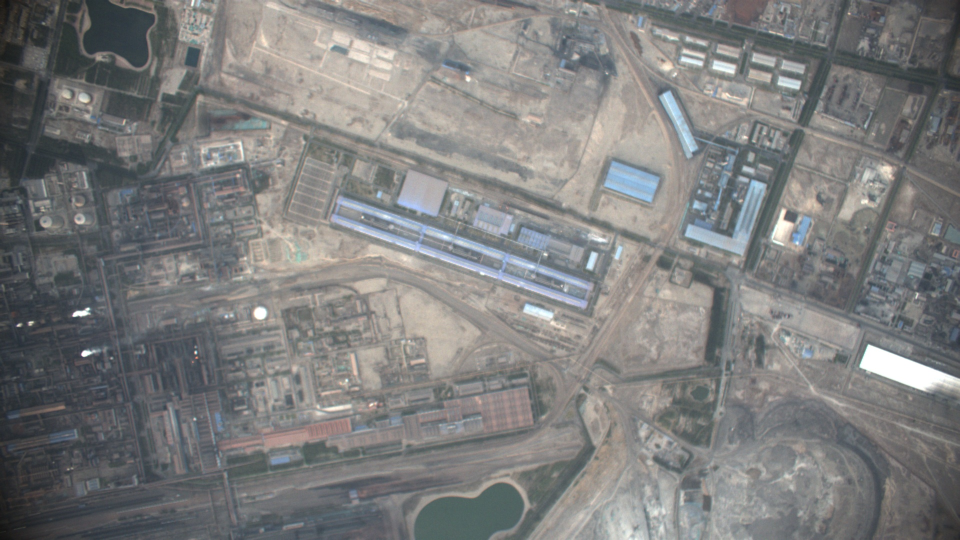
#> input picture Images/B.jpg, 1920 x 1080 px, found by its file name (shown at 1/2 size)
$ python align_transform.py   (older library calls are emulated)
#> lines starting #> are read from the running program, lines starting #| are printed output that depends on the picture
### img_dehaze.py
import cv2
import math
import numpy as np


def DarkChannel(im, sz):
    b, g, r = cv2.split(im)
    dc = cv2.min(cv2.min(r, g), b)
    kernel = cv2.getStructuringElement(cv2.MORPH_RECT, (sz, sz))
    dark = cv2.erode(dc, kernel)
    return dark


def AtmLight(im, dark):
    [h, w] = im.shape[:2]
    imsz = h * w
    numpx = int(max(math.floor(imsz / 1000), 1))
    darkvec = dark.reshape(imsz)
    imvec = im.reshape(imsz, 3)

    indices = darkvec.argsort()
    indices = indices[imsz - numpx : :]

    atmsum = np.zeros([1, 3])
    for ind in range(1, numpx):
        atmsum = atmsum + imvec[indices[ind]]

    A = atmsum / numpx
    return A


def TransmissionEstimate(im, A, sz):
    omega = 0.95
    im3 = np.empty(im.shape, im.dtype)

    for ind in range(0, 3):
        im3[:, :, ind] = im[:, :, ind] / A[0, ind]

    transmission = 1 - omega * DarkChannel(im3, sz)
    return transmission


def Guidedfilter(im, p, r, eps):
    mean_I = cv2.boxFilter(im, cv2.CV_64F, (r, r))
    mean_p = cv2.boxFilter(p, cv2.CV_64F, (r, r))
    mean_Ip = cv2.boxFilter(im * p, cv2.CV_64F, (r, r))
    cov_Ip = mean_Ip - mean_I * mean_p

    mean_II = cv2.boxFilter(im * im, cv2.CV_64F, (r, r))
    var_I = mean_II - mean_I * mean_I

    a = cov_Ip / (var_I + eps)
    b = mean_p - a * mean_I

    mean_a = cv2.boxFilter(a, cv2.CV_64F, (r, r))
    mean_b = cv2.boxFilter(b, cv2.CV_64F, (r, r))

    q = mean_a * im + mean_b
    return q


def TransmissionRefine(im, et):
    gray = cv2.cvtColor(im, cv2.COLOR_BGR2GRAY)
    gray = np.float64(gray) / 255
    r = 60
    eps = 0.0001
    t = Guidedfilter(gray, et, r, eps)

    return t


def Recover(im, t, A, tx=0.1):
    res = np.empty(im.shape, im.dtype)
    t = cv2.max(t, tx)

    for ind in range(0, 3):
        res[:, :, ind] = (im[:, :, ind] - A[0, ind]) / t + A[0, ind]

    return res


def dehaze(src):
    I = src.astype("float64") / 255
    dark = DarkChannel(I, 15)
    A = AtmLight(I, dark)
    te = TransmissionEstimate(I, A, 15)
    t = TransmissionRefine(src, te)
    J = Recover(I, t, A, 0.1)
    J = 255 * J  # Now scale by 255
    J = J.astype(np.uint8)
    J[J > 255] = 255  # 防止超过范围
    return J


# [24 lines that do not run on import are left out]

### affine_ransac.py
# Created by Qixun Qu
# quqixun@gmail.com
# 2017/04/10
#


import numpy as np
from affine_transform import Affine


# The number of iterations in RANSAC
ITER_NUM = 2000


class Ransac():

    def __init__(self, K=3, threshold=0.1):
        ''' __INIT__

            Initialize the instance.

            Input argements:

            - K : the number of corresponding points,
            default is 3
            - threshold : determing which points are inliers
            by comparing residual with it

        '''

        self.K = K
        self.threshold = threshold

    # [35 lines left out: function residual_lengths, not called in this run]

    def ransac_fit(self, pts_s, pts_t):
        ''' RANSAC_FIT

            Apply the method of RANSAC to obtain the estimation of
            affine transformation and inliers as well.

            Input arguments:

            - pts_s : key points from source image
            - pts_t : key points from target image

            Output:

            - A, t : estimated affine transformation
            - inliers : indices of inliers that will be applied to refine the
            affine transformation

        '''

        # Create a Affine instance to do estimation
        af = Affine()

        # Initialize the number of inliers
        inliers_num = 0

        # Initialize the affine transformation A and t,
        # and a vector that stores indices of inliers
        A = None
        t = None
        inliers = None
        mask = []
        for i in range(ITER_NUM):
            # Randomly generate indices of points correspondences
            idx = np.random.randint(0, pts_s.shape[1], (self.K, 1))
            # Estimate affine transformation by these points
            A_tmp, t_tmp = af.estimate_affine(pts_s[:, idx], pts_t[:, idx])

            # Calculate the residual by applying estimated transformation
            residual = self.residual_lengths(A_tmp, t_tmp, pts_s, pts_t)

            if not(residual is None):
                # Obtain the indices of inliers
                inliers_tmp = np.where(residual < self.threshold)
                mask_tmp = [[1] if i else [0] for i in residual < self.threshold]
                mask_tmp = [1 if i else 0 for i in residual < self.threshold]

                # Obtain the number of inliers
                inliers_num_tmp = len(inliers_tmp[0])

                # Set affine transformation and indices og inliers
                # in one iteration which has the most of inliers
                if inliers_num_tmp > inliers_num:
                    # Update the number of inliers
                    inliers_num = inliers_num_tmp
                    # Set returned value
                    inliers = inliers_tmp
                    A = A_tmp
                    t = t_tmp
                    mask = mask_tmp
            else:
                pass

        return A, t, inliers, mask

### align_transform.py
# Created by Qixun Qu
# quqixun@gmail.com
# 2017/04/11
#


import cv2
import numpy as np
from affine_ransac import Ransac
from affine_transform import Affine
import os
from img_dehaze import *
# The ration of the best match over second best match
#      distance of best match
# ------------------------------- <= MATCH_RATIO
#  distance of second best match
RATIO = 0.8
import time

class Align():

    def __init__(self, source_path, target_path,
                 K=3, threshold=0.5):
        ''' __INIT__

            Initialize the instance.

            Input arguments:

            - source_path : the path of sorce image that to be warped
            - target_path : the path of target image
            - K : the number of corresponding points, default is 3
            - threshold : a threshold determins which points are outliers
            in the RANSAC process, if the residual is larger than threshold,
            it can be regarded as outliers, default value is 1

        '''

        self.source_path = source_path
        self.target_path = target_path
        self.K = K
        self.threshold = threshold
        self.tik = None
        self.tok = None

    def read_image(self, path, mode=1):
        ''' READ_IMAGE

            Load image from file path.

            Input arguments:

            - path : the image to be read
            - mode : 1 for reading color image, 0 for grayscale image
            default is 1

            Output:

            - the image to be processed

        '''

        return cv2.imread(path, mode)

    def extract_SIFT(self, img):
        ''' EXTRACT_SIFT

            Extract SIFT descriptors from the given image.

            Input argument:

            - img : the image to be processed

            Output:

            -kp : positions of key points where descriptors are extracted
            - desc : all SIFT descriptors of the image, its dimension
            will be n by 128 where n is the number of key points


        '''

        # Convert the image to grayscale
        if len(img.shape) == 3:
            img_gray = cv2.cvtColor(img, cv2.COLOR_BGR2GRAY)
        else:
            img_gray = img
        # Extract key points and SIFT descriptors
        sift = cv2.SIFT_create()
        list_kp, desc = sift.detectAndCompute(img_gray, None)

        # Extract positions of key points
        kp = np.array([p.pt for p in list_kp]).T

        return kp, desc, list_kp

    def match_SIFT(self, desc_s, desc_t):
        ''' MATCH_SIFT

            Match SIFT descriptors of source image and target image.
            Obtain the index of conrresponding points to do estimation
            of affine transformation.

            Input arguments:

            - desc_s : descriptors of source image
            - desc_t : descriptors of target image

            Output:

            - fit_pos : index of corresponding points
        '''

        # Match descriptor and obtain two best matches
        bf = cv2.BFMatcher()
        matches = bf.knnMatch(desc_s, desc_t, k=2)

        # Initialize output variable
        fit_pos = np.array([], dtype=np.int32).reshape((0, 2))

        matches_num = len(matches)
        good_match = []
        ## 寻找好的匹配点
        # for i in range(matches_num):
        #     # Obtain the good match if the ration id smaller than 0.8
        #     if matches[i][0].distance <= RATIO * matches[i][1].distance:
        #         temp = np.array([matches[i][0].queryIdx,
        #                          matches[i][0].trainIdx])
        #         # Put points index of good match
        #         fit_pos = np.vstack((fit_pos, temp))
        #         good_match.append(matches[i])
        for m, n in matches:
            if m.distance < RATIO * n.distance:
                temp = np.array([m.queryIdx, m.trainIdx])
                fit_pos = np.vstack((fit_pos, temp))
                # good_match.append((m, n))
                good_match.append(m)


        """
        test
        """
        # [4 lines of commented-out code are left out]
        return fit_pos, good_match

    def affine_matrix(self, kp_s, kp_t, fit_pos):
        ''' AFFINE_MATRIX

            Compute affine transformation matrix by corresponding points.

            Input arguments:

            - kp_s : key points from source image
            - kp_t : key points from target image
            - fit_pos : index of corresponding points

            Output:

            - M : the affine transformation matrix whose dimension
            is 2 by 3

        '''

        # Extract corresponding points from all key points
        kp_s = kp_s[:, fit_pos[:, 0]]
        kp_t = kp_t[:, fit_pos[:, 1]]

        # Apply RANSAC to find most inliers
        _, _, inliers, mask = Ransac(self.K, self.threshold).ransac_fit(kp_s, kp_t)

        # Extract all inliers from all key points
        kp_s = kp_s[:, inliers[0]]
        kp_t = kp_t[:, inliers[0]]

        # Use all inliers to estimate transform matrix
        A, t = Affine().estimate_affine(kp_s, kp_t)
        M = np.hstack((A, t))


        return M, mask

    # [36 lines left out: function warp_image, not called in this run]

    def dehazed(self, img):
        return dehaze(img)  # float64

    def cv2_affine_matrix(self, kp_s, kp_t, fit_pos):

        return

    def align_image(self):
        ''' ALIGN_IMAGE

            Warp the source image into target image.
            Two images' path are provided when the
            instance Align() is created.

        '''
        # Load source image and target image
        img_src = self.read_image(self.source_path)
#> in read_image, returned value is the input picture: shape (1080, 1920, 3); mean B, G, R 125.4, 125.7, 125.3
        img_tgt = self.read_image(self.target_path)
#> call 2 of read_image, with path = 'data/0/A.jpg', mode = 1
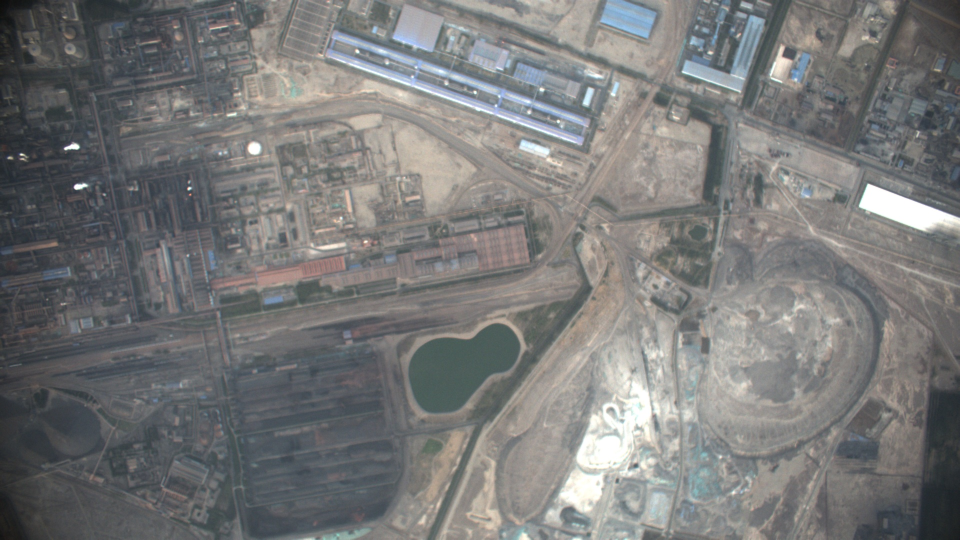
#> input picture Images/A.jpg, 1920 x 1080 px, found by its file name (shown at 1/2 size)
#> in read_image, returned value is the input picture: shape (1080, 1920, 3); mean B, G, R 120.3, 120.6, 120.2
        self.tik = time.time()
        ## 去雾
        img_source = self.dehazed(img_src)
#> in DarkChannel, `dark = cv2.erode(dc, kernel)`:
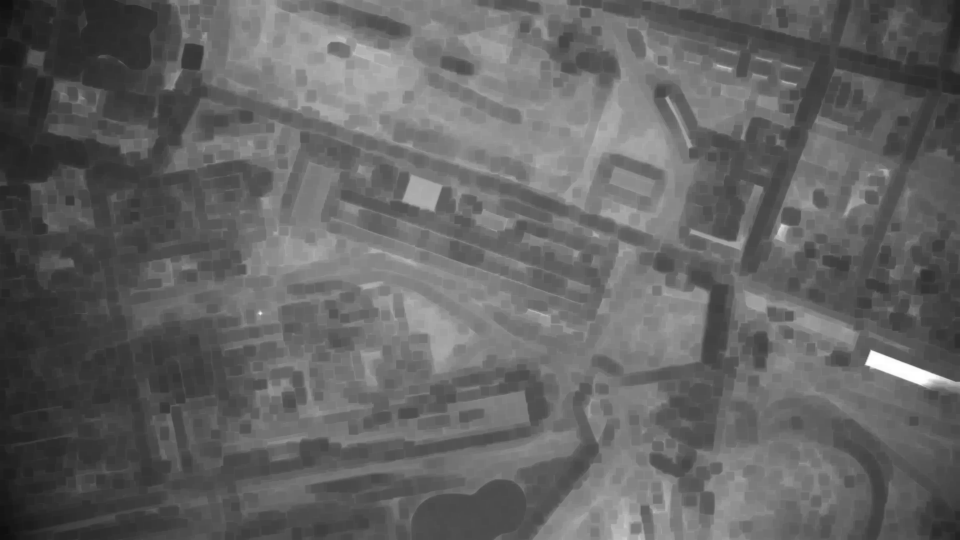
#> dark: shape (1080, 1920) float64 (shown at 1/2 size); min 0.0588, max 1, mean 0.39
#> in AtmLight, `indices = indices[imsz - numpx : :]`: indices = 2073 values, max 1466802 at index 11, min 1366865 at index 135, mean 1415435.1
#> the loop in AtmLight, `for ind in range(1, numpx):` made 2072 passes
#> atmsum on passes 1 to 3: [[1, 1, 1]], [[2, 2, 2]], [[3, 3, 3]]
#> after the loop in AtmLight, `for ind in range(1, numpx):`: atmsum = [[2072, 2071.9, 2071.9]]
#> in AtmLight, `A = atmsum / numpx`: A = [[1, 0.999, 0.999]]
#> in Guidedfilter, `mean_a = cv2.boxFilter(a, cv2.CV_64F, (r, r))`:
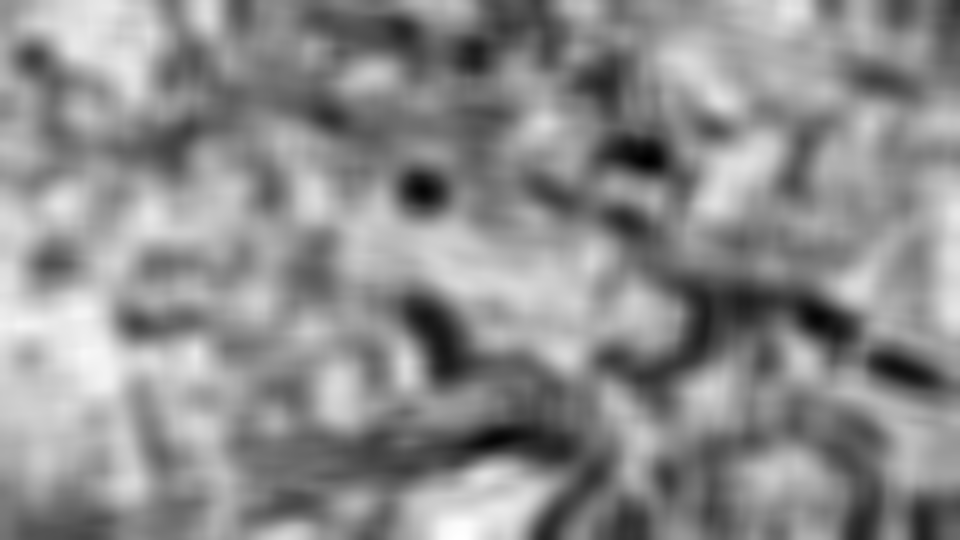
#> mean_a: shape (1080, 1920) float64 (shown at 1/2 size); min -0.853, max -0.0106, mean -0.388; drawn with min black and max white
#> in Guidedfilter, `mean_b = cv2.boxFilter(b, cv2.CV_64F, (r, r))`:
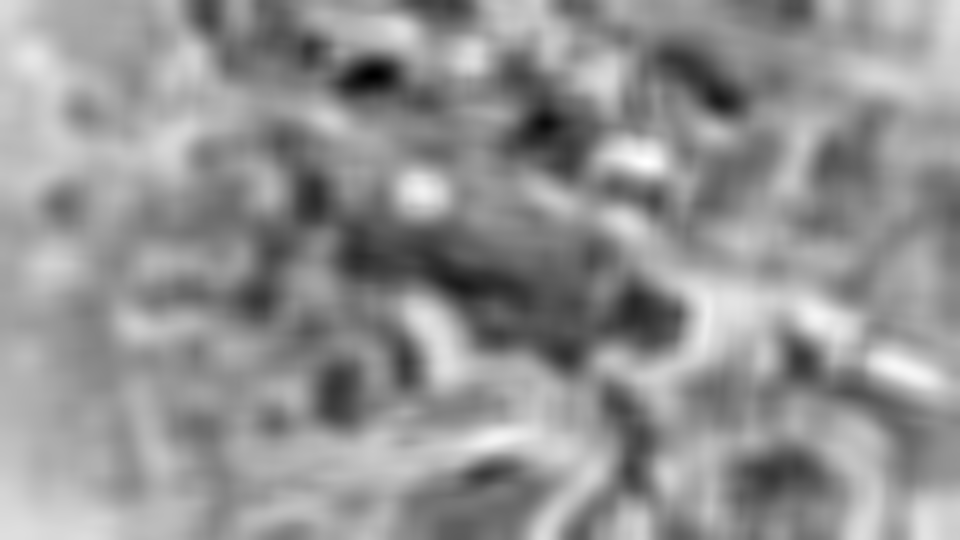
#> mean_b: shape (1080, 1920) float64 (shown at 1/2 size); min 0.534, max 1.04, mean 0.826; drawn with min black and max white
#> after the loop in Recover, `for ind in range(0, 3):`:
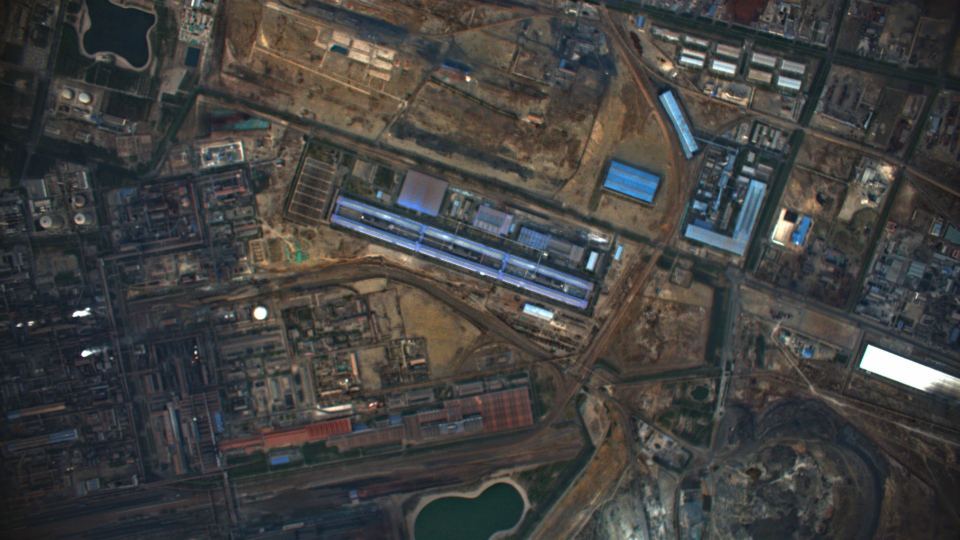
#> res: shape (1080, 1920, 3) float64 (shown at 1/2 size); mean B, G, R 0.203, 0.209, 0.21; drawn with min black and max white
        img_target = self.dehazed(img_tgt)
#> call 3 of DarkChannel, with sz = 15
#> in DarkChannel (call 3), `dark = cv2.erode(dc, kernel)`:
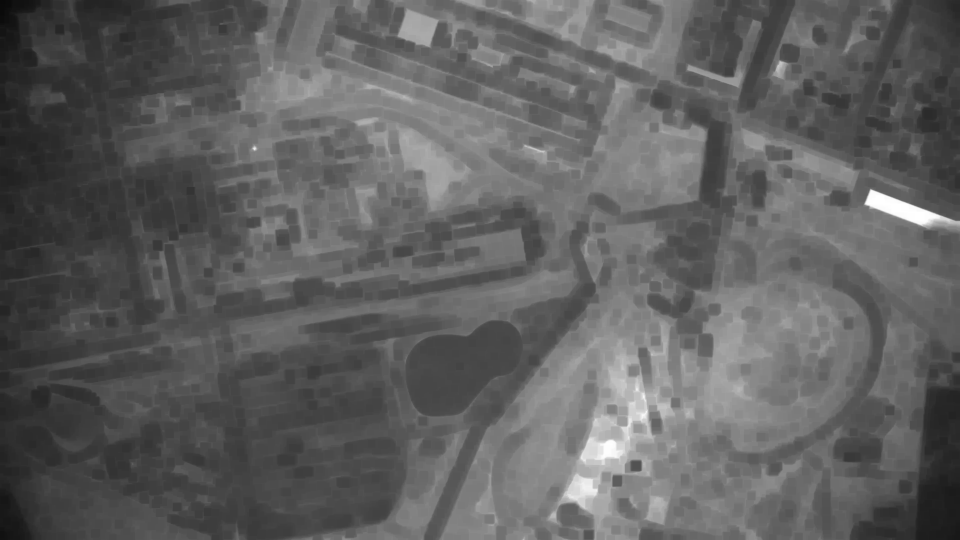
#> dark: shape (1080, 1920) float64 (shown at 1/2 size); min 0.0353, max 1, mean 0.376
#> the loop in AtmLight (call 2), `for ind in range(1, numpx):` made 2072 passes
#> call 2 of Guidedfilter, with r = 60, eps = 0.0001
#> in Guidedfilter (call 2), `mean_p = cv2.boxFilter(p, cv2.CV_64F, (r, r))`:
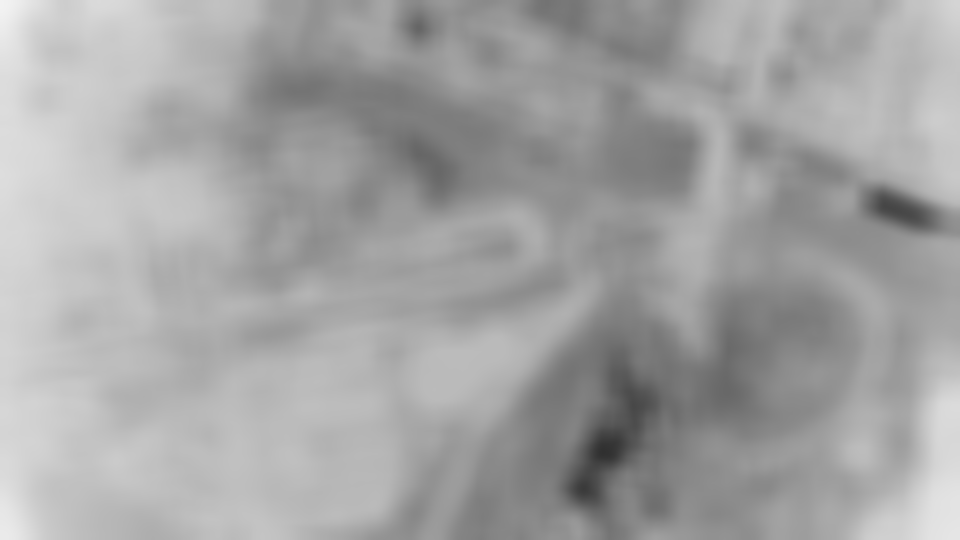
#> mean_p: shape (1080, 1920) float64 (shown at 1/2 size); min 0.191, max 0.95, mean 0.642
        ## 边缘提取
        # img_source = cv2.Canny(img_src, 100, 200)
        # img_target = cv2.Canny(img_tgt, 100, 200)
        # Extract key points and SIFT descriptors from
        # source image and target image respectively
        kp_s, desc_s, list_kp_s = self.extract_SIFT(img_source)
#> in extract_SIFT, `list_kp, desc = sift.detectAndCompute(img_gray, None)`: list_kp = 5439 keypoints; strongest (x, y, size): (171, 707, 9.5), (520, 627, 16.4), (153, 627, 9.1), (1755, 722, 40.8)
#> list_kp_s has the same summary as list_kp in extract_SIFT
        kp_t, desc_t, list_kp_t = self.extract_SIFT(img_target)
#> in extract_SIFT (call 2), `list_kp, desc = sift.detectAndCompute(img_gray, None)`: list_kp = 4748 keypoints; strongest (x, y, size): (508, 297, 16.2), (149, 293, 10.2), (378, 377, 4.7), (950, 185, 4.3)
#> list_kp_t has the same summary as list_kp in extract_SIFT

        # Obtain the index of correcponding points
        fit_pos, good_matches = self.match_SIFT(desc_s, desc_t)
#> in match_SIFT, `matches = bf.knnMatch(desc_s, desc_t, k=2)`: matches = 5439 matches
#> in match_SIFT, `matches_num = len(matches)`: matches_num = 5439
#> the loop in match_SIFT, `for m, n in matches:` made 5439 passes
#> temp on passes 38, 55, 58, 68, 69, 72, 82, 101, 116, 118, 131, 142: [37, 16], [54, 23], [57, 30], [67, 34], [68, 35], [71, 37], [81, 65], [100, 2325], [115, 40], [117, 41], [130, 508], [141, 45]
#> fit_pos on passes 13, 14, 35, 37: [[12, 6]], [[12, 6], [13, 2]], [[12, 6], [13, 2], [34, 12]], [[12, 6], [13, 2], [34, 12], [36, 15]]
#> after the loop in match_SIFT, `for m, n in matches:`: fit_pos = 1877 pairs, first value 12 to 5436, second value 2 to 4747; good_match = 1877 matches
#> good_matches = 1877 matches
        # good_matches.sort(key=lambda x : x[0].distance/x[1].distance)     # 合理性存疑

        # Compute the affine transformation matrix
        M, mask = self.affine_matrix(kp_s, kp_t, fit_pos)
        self.tok = time.time()
        registration_time = self.tok-self.tik
        # print(f"Registration Time: {self.tok-self.tik:.4f}s")
        # # Warp the source image and display result
        # out_img = cv2.drawMatchesKnn(img_source, list_kp_s, img_target, list_kp_t, good_matches, None, matchesMask=mask, flags=2)
        out_img = cv2.drawMatches(img_source, list_kp_s, img_target, list_kp_t, good_matches, None, matchesMask=mask,
                                     flags=2)
        self.warp_image(img_source, img_target, M)   # imwrite
        # cv2.namedWindow("image", 0)
        # cv2.resizeWindow("image", 1920, 540)
        # cv2.imshow('image', out_img)  # 展示图片
        # cv2.waitKey(0)  # 等待按键按下
        # cv2.destroyAllWindows()  # 清除所有窗口
        # img_dir = os.path.split(self.source_path)[0]
        img_id = os.path.split(self.source_path)[0]
        img_id = eval(os.path.split(img_id)[1])
        out_dir = 'out'
        cv2.imwrite(os.path.join(out_dir, f'out_{img_id}.jpg'), out_img)
        with open('result.txt', "a+") as f:
            line = f'{M[0, 0]} {M[0, 1]} {M[0, 2]} {M[1, 0]} {M[1, 1]} {M[1, 2]} 0 0 1\n'
            f.write(line)

        self.tok = time.time()
        total_time = self.tok - self.tik
        return registration_time, total_time

if __name__ == '__main__':
    # source_path = 'data/0/33_B.jpg'
    # target_path = 'data/0/33_A.jpg'
    # pathes = [os.path.join('data', i) for i in ['33', '75', '95']]  # 重点图片
    pathes = [os.path.join('data', str(i)) for i in range(100)]    # 全部图片
    registration_time_list = []
    total_time_list = []
    for path in pathes:
        source_path = os.path.join(path, 'B.jpg')
        target_path = os.path.join(path, 'A.jpg')
        print(f'正在处理图像路径：{path}')
        # Create instance
        al = Align(source_path, target_path, threshold=1)
        # Image transformation
        # al.align_image()
        try:
#> (the run stopped early here; a loop or call above may not have finished)
